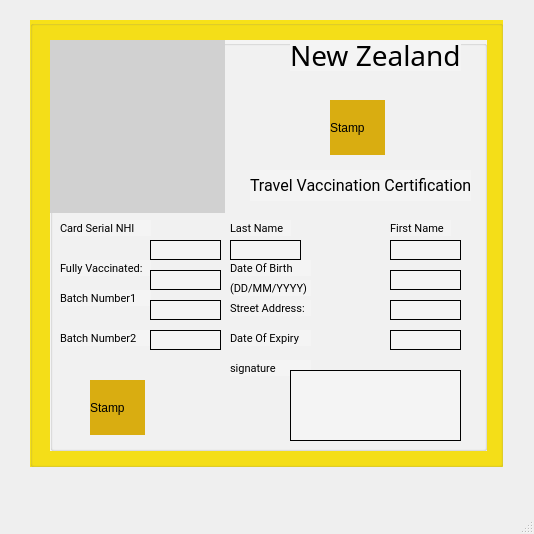
<?xml version="1.0" encoding="UTF-8"?>
<ui version="4.0">
 <class>CitezinCovidPassport</class>
 <widget class="QMainWindow" name="CitezinCovidPassport">
  <property name="geometry">
   <rect>
    <x>0</x>
    <y>0</y>
    <width>534</width>
    <height>534</height>
   </rect>
  </property>
  <property name="windowTitle">
   <string>MainWindow</string>
  </property>
  <widget class="QWidget" name="centralwidget">
   <widget class="QGroupBox" name="groupBox">
    <property name="geometry">
     <rect>
      <x>30</x>
      <y>20</y>
      <width>473</width>
      <height>447</height>
     </rect>
    </property>
    <property name="styleSheet">
     <string notr="true">background-color: rgb(247, 225, 24);</string>
    </property>
    <property name="title">
     <string/>
    </property>
    <widget class="QGroupBox" name="groupBox_2">
     <property name="geometry">
      <rect>
       <x>20</x>
       <y>20</y>
       <width>437</width>
       <height>411</height>
      </rect>
     </property>
     <property name="styleSheet">
      <string notr="true">background-color: rgb(244, 244, 244);
</string>
     </property>
     <property name="title">
      <string/>
     </property>
     <widget class="QLabel" name="label">
      <property name="geometry">
       <rect>
        <x>0</x>
        <y>0</y>
        <width>175</width>
        <height>173</height>
       </rect>
      </property>
      <property name="styleSheet">
       <string notr="true">background-color: rgb(209, 209, 209);

</string>
      </property>
      <property name="text">
       <string/>
      </property>
     </widget>
     <widget class="QLabel" name="label_2">
      <property name="geometry">
       <rect>
        <x>240</x>
        <y>0</y>
        <width>171</width>
        <height>31</height>
       </rect>
      </property>
      <property name="styleSheet">
       <string notr="true">font-family: Nunito;
font-style: normal;
font-weight: normal;
font-size: 28px;
line-height: 38px;

color: #000000;</string>
      </property>
      <property name="text">
       <string>New Zealand</string>
      </property>
     </widget>
     <widget class="QLabel" name="Stamp">
      <property name="geometry">
       <rect>
        <x>280</x>
        <y>60</y>
        <width>55</width>
        <height>55</height>
       </rect>
      </property>
      <property name="styleSheet">
       <string notr="true">background-color: rgb(217, 173, 17);</string>
      </property>
      <property name="text">
       <string>Stamp</string>
      </property>
     </widget>
     <widget class="QLabel" name="label_3">
      <property name="geometry">
       <rect>
        <x>200</x>
        <y>130</y>
        <width>221</width>
        <height>31</height>
       </rect>
      </property>
      <property name="styleSheet">
       <string notr="true">
font-family: Roboto;
font-style: normal;
font-weight: normal;
font-size: 16px;
line-height: 19px;
</string>
      </property>
      <property name="text">
       <string>Travel Vaccination Certification</string>
      </property>
     </widget>
     <widget class="QLabel" name="label_4">
      <property name="geometry">
       <rect>
        <x>180</x>
        <y>180</y>
        <width>61</width>
        <height>16</height>
       </rect>
      </property>
      <property name="styleSheet">
       <string notr="true">font-family: Roboto;
font-style: normal;
font-weight: normal;
font-size: 11px;
</string>
      </property>
      <property name="text">
       <string>Last Name</string>
      </property>
     </widget>
     <widget class="QLabel" name="label_5">
      <property name="geometry">
       <rect>
        <x>340</x>
        <y>180</y>
        <width>61</width>
        <height>16</height>
       </rect>
      </property>
      <property name="styleSheet">
       <string notr="true">font-family: Roboto;
font-style: normal;
font-weight: normal;
font-size: 11px;
</string>
      </property>
      <property name="text">
       <string>First Name</string>
      </property>
     </widget>
     <widget class="QLabel" name="label_6">
      <property name="geometry">
       <rect>
        <x>180</x>
        <y>220</y>
        <width>81</width>
        <height>16</height>
       </rect>
      </property>
      <property name="styleSheet">
       <string notr="true">font-family: Roboto;
font-style: normal;
font-weight: normal;
font-size: 11px;
</string>
      </property>
      <property name="text">
       <string>Date Of Birth</string>
      </property>
     </widget>
     <widget class="QLabel" name="label_7">
      <property name="geometry">
       <rect>
        <x>180</x>
        <y>240</y>
        <width>81</width>
        <height>16</height>
       </rect>
      </property>
      <property name="styleSheet">
       <string notr="true">font-family: Roboto;
font-style: normal;
font-weight: normal;
font-size: 11px;
</string>
      </property>
      <property name="text">
       <string>(DD/MM/YYYY)</string>
      </property>
     </widget>
     <widget class="QLabel" name="label_8">
      <property name="geometry">
       <rect>
        <x>180</x>
        <y>260</y>
        <width>81</width>
        <height>16</height>
       </rect>
      </property>
      <property name="styleSheet">
       <string notr="true">font-family: Roboto;
font-style: normal;
font-weight: normal;
font-size: 11px;
</string>
      </property>
      <property name="text">
       <string>Street Address:</string>
      </property>
     </widget>
     <widget class="QLabel" name="label_9">
      <property name="geometry">
       <rect>
        <x>180</x>
        <y>290</y>
        <width>81</width>
        <height>16</height>
       </rect>
      </property>
      <property name="styleSheet">
       <string notr="true">font-family: Roboto;
font-style: normal;
font-weight: normal;
font-size: 11px;
</string>
      </property>
      <property name="text">
       <string>Date Of Expiry</string>
      </property>
     </widget>
     <widget class="QLabel" name="label_10">
      <property name="geometry">
       <rect>
        <x>180</x>
        <y>320</y>
        <width>81</width>
        <height>16</height>
       </rect>
      </property>
      <property name="styleSheet">
       <string notr="true">font-family: Roboto;
font-style: normal;
font-weight: normal;
font-size: 11px;
</string>
      </property>
      <property name="text">
       <string>signature</string>
      </property>
     </widget>
     <widget class="QLabel" name="Stamp_2">
      <property name="geometry">
       <rect>
        <x>40</x>
        <y>340</y>
        <width>55</width>
        <height>55</height>
       </rect>
      </property>
      <property name="styleSheet">
       <string notr="true">background-color: rgb(217, 173, 17);</string>
      </property>
      <property name="text">
       <string>Stamp</string>
      </property>
     </widget>
     <widget class="QLabel" name="label_11">
      <property name="geometry">
       <rect>
        <x>10</x>
        <y>180</y>
        <width>91</width>
        <height>16</height>
       </rect>
      </property>
      <property name="styleSheet">
       <string notr="true">font-family: Roboto;
font-style: normal;
font-weight: normal;
font-size: 11px;
</string>
      </property>
      <property name="text">
       <string>Card Serial NHI</string>
      </property>
     </widget>
     <widget class="QLabel" name="label_12">
      <property name="geometry">
       <rect>
        <x>10</x>
        <y>220</y>
        <width>91</width>
        <height>16</height>
       </rect>
      </property>
      <property name="styleSheet">
       <string notr="true">font-family: Roboto;
font-style: normal;
font-weight: normal;
font-size: 11px;
</string>
      </property>
      <property name="text">
       <string>Fully Vaccinated: </string>
      </property>
     </widget>
     <widget class="QLabel" name="label_13">
      <property name="geometry">
       <rect>
        <x>10</x>
        <y>250</y>
        <width>91</width>
        <height>16</height>
       </rect>
      </property>
      <property name="styleSheet">
       <string notr="true">font-family: Roboto;
font-style: normal;
font-weight: normal;
font-size: 11px;
</string>
      </property>
      <property name="text">
       <string>Batch Number1</string>
      </property>
     </widget>
     <widget class="QLabel" name="label_14">
      <property name="geometry">
       <rect>
        <x>10</x>
        <y>290</y>
        <width>91</width>
        <height>16</height>
       </rect>
      </property>
      <property name="styleSheet">
       <string notr="true">font-family: Roboto;
font-style: normal;
font-weight: normal;
font-size: 11px;
</string>
      </property>
      <property name="text">
       <string>Batch Number2</string>
      </property>
     </widget>
     <widget class="QLabel" name="label_15">
      <property name="geometry">
       <rect>
        <x>100</x>
        <y>200</y>
        <width>71</width>
        <height>20</height>
       </rect>
      </property>
      <property name="frameShape">
       <enum>QFrame::Panel</enum>
      </property>
      <property name="text">
       <string/>
      </property>
     </widget>
     <widget class="QLabel" name="label_16">
      <property name="geometry">
       <rect>
        <x>100</x>
        <y>230</y>
        <width>71</width>
        <height>20</height>
       </rect>
      </property>
      <property name="frameShape">
       <enum>QFrame::Panel</enum>
      </property>
      <property name="text">
       <string/>
      </property>
     </widget>
     <widget class="QLabel" name="label_17">
      <property name="geometry">
       <rect>
        <x>100</x>
        <y>260</y>
        <width>71</width>
        <height>20</height>
       </rect>
      </property>
      <property name="frameShape">
       <enum>QFrame::Panel</enum>
      </property>
      <property name="text">
       <string/>
      </property>
     </widget>
     <widget class="QLabel" name="label_18">
      <property name="geometry">
       <rect>
        <x>100</x>
        <y>290</y>
        <width>71</width>
        <height>20</height>
       </rect>
      </property>
      <property name="frameShape">
       <enum>QFrame::Panel</enum>
      </property>
      <property name="text">
       <string/>
      </property>
     </widget>
     <widget class="QLabel" name="label_19">
      <property name="geometry">
       <rect>
        <x>180</x>
        <y>200</y>
        <width>71</width>
        <height>20</height>
       </rect>
      </property>
      <property name="frameShape">
       <enum>QFrame::Panel</enum>
      </property>
      <property name="text">
       <string/>
      </property>
     </widget>
     <widget class="QLabel" name="label_20">
      <property name="geometry">
       <rect>
        <x>340</x>
        <y>200</y>
        <width>71</width>
        <height>20</height>
       </rect>
      </property>
      <property name="frameShape">
       <enum>QFrame::Panel</enum>
      </property>
      <property name="text">
       <string/>
      </property>
     </widget>
     <widget class="QLabel" name="label_21">
      <property name="geometry">
       <rect>
        <x>340</x>
        <y>230</y>
        <width>71</width>
        <height>20</height>
       </rect>
      </property>
      <property name="frameShape">
       <enum>QFrame::Panel</enum>
      </property>
      <property name="text">
       <string/>
      </property>
     </widget>
     <widget class="QLabel" name="label_22">
      <property name="geometry">
       <rect>
        <x>340</x>
        <y>260</y>
        <width>71</width>
        <height>20</height>
       </rect>
      </property>
      <property name="frameShape">
       <enum>QFrame::Panel</enum>
      </property>
      <property name="text">
       <string/>
      </property>
     </widget>
     <widget class="QLabel" name="label_23">
      <property name="geometry">
       <rect>
        <x>340</x>
        <y>290</y>
        <width>71</width>
        <height>20</height>
       </rect>
      </property>
      <property name="frameShape">
       <enum>QFrame::Panel</enum>
      </property>
      <property name="text">
       <string/>
      </property>
     </widget>
     <widget class="QLabel" name="label_24">
      <property name="geometry">
       <rect>
        <x>240</x>
        <y>330</y>
        <width>171</width>
        <height>71</height>
       </rect>
      </property>
      <property name="frameShape">
       <enum>QFrame::Panel</enum>
      </property>
      <property name="text">
       <string/>
      </property>
     </widget>
    </widget>
   </widget>
  </widget>
  <widget class="QMenuBar" name="menubar">
   <property name="geometry">
    <rect>
     <x>0</x>
     <y>0</y>
     <width>534</width>
     <height>20</height>
    </rect>
   </property>
  </widget>
  <widget class="QStatusBar" name="statusbar"/>
 </widget>
 <resources/>
 <connections/>
</ui>
